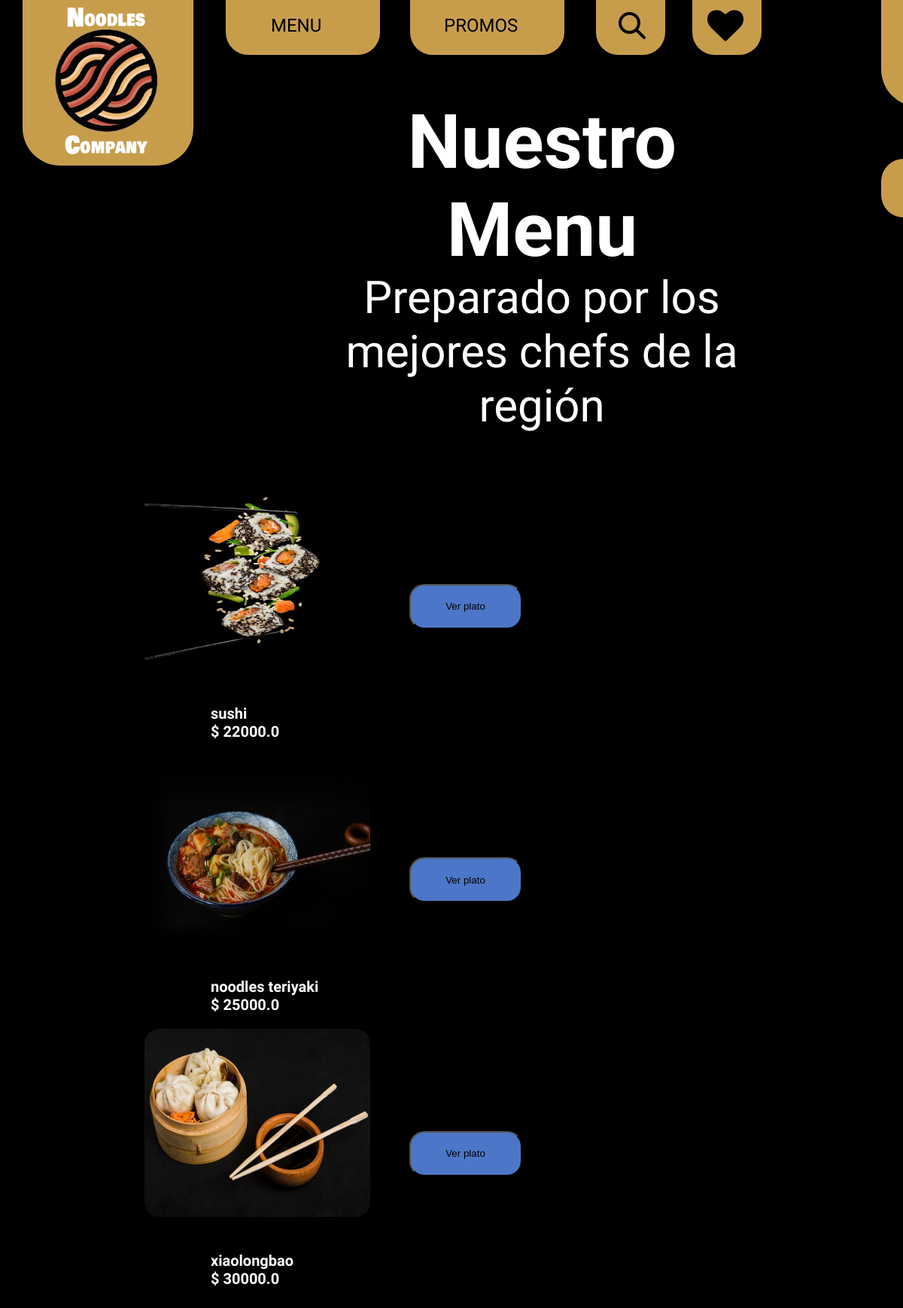
Before: /menu with the older database file.
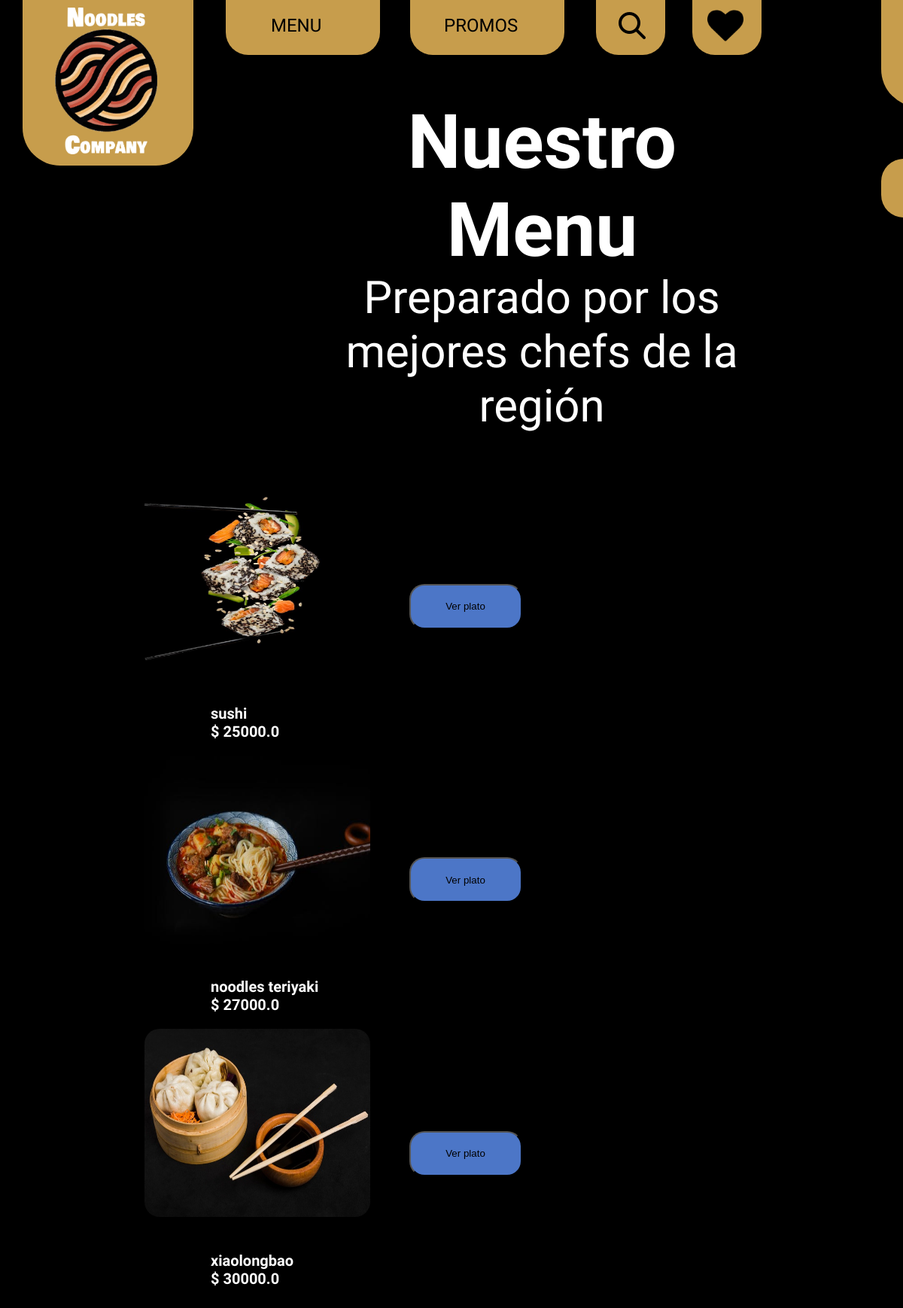
After: the same page with the newer database file.
### tables this page shows
CREATE TABLE PLATO( 
       ID INTEGER PRIMARY KEY AUTOINCREMENT NOT NULL,
	   NOMBRE VARCHAR NOT NULL,
	   DESCRIPCION VARCHAR NOT NULL,
	   PRECIO REAL NOT NULL,
	   FOTO VARCHAR NOT NULL
);

### app.py (the view)
@app.route('/menu',methods=['GET'])
def menu():
    global lista_platos
    db=get_db()
    if(request.method =="GET"):
            lista_platos=[]
            query5='SELECT * FROM PLATO'
            for row in db.execute(query5):
                lista_platos.append(row)
            print(lista_platos)
    return render_template('menu.html',sesion_ini=sesion_ini, lista_platos=lista_platos)

### db.py (called while the page is built)
def get_db():
    try:
        if 'db' not in g:
            print('conectada')
            g.db = sqlite3.connect('NoodlesCompany.db')
        return g.db
    except Error:
        print(Error)

### templates/menu.html (shortened to what this page needs)
<!DOCTYPE html>
<html>
    <head>
        <link rel="stylesheet" href="{{ url_for('static',filename='css/Menu.css') }}" type="text/css">
        <link href="http://fonts.cdnfonts.com/css/sf-pro-display" rel="stylesheet">
    </head>
    <body>
        {% if sesion_ini%}
        <META HTTP-EQUIV="REFRESH" CONTENT="5;URL=/menuIni">
        {%else%}
        <div class="v40_4">
            <div class="v40_6"></div><div class="v40_7"></div>
            <div class="v40_8"></div>
            <div class="v40_12"></div>
            <div class="v40_13"></div>
            <div class="v13_31"></div>
            <a  href="/login">
              <div class="v95_7"></div>
            </a>
            <div class="v46_6"></div>
            <div class="v46_7"></div>
            <div class="v46_5"></div>
            <a  href="/menu">
                <span class="v40_14">MENU</span>
              </a>
            <span class="v40_15">PROMOS</span>
            <div class="v40_17"></div>
            <span class="v40_20">Nuestro Menu</span>
            <span class="v40_21">Preparado por los mejores chefs de la región</span>
            {%for i in lista_platos%}
              <div class="lista-deseos-bio">
              <form action ="/plato" method="POST">
              {% set nombre=i[1]%}
              {% set precio=i[3]%}
              <img src="/static/images/{{i[4]}}" class="plato1">
              <input type="submit" class="agregar" nombre="ver" value="Ver plato">
             <ul class="descplato">
                <li> {{nombre}} </li>
                  <li name="precio"> $ {{precio}}</li>
             </ul>
              </form>
              </div>
         {%endfor%}
        </div>
        {%endif%}
    </body>
</html>

### static/css/Menu.css (style rules this page uses)
* { box-sizing: border-box; }
body { font-size: 14px; }
.plato1 { width: 300px; height: 250px; position: relative; top:40rem; left:12rem; border-radius: 20px 20px 20px 20px; text-align: center; }
.descplato { position: relative; top: 40rem; left:15rem; color: rgba(255,255,255,1); font-family: SF Pro Display; font-weight: Bold; font-size: 20px; opacity: 1; list-style:none; }
.agregar { background-color: #4c76c7; border-radius: 20px 20px 20px 20px; position: relative; top:35rem; right: -15rem; width: 150px; height: 60px; cursor: pointer; }
.v40_4 { width: 100%; height: 2000px; background: rgb(0, 0, 0); opacity: 1; position: absolute; top: 0px; left: 0px; right: 0px; overflow: hidden; }
.v40_20 { width: 379px; color: rgba(255,255,255,1); position: absolute; top: 130px; left: 531px; font-family: SF Pro Display; font-weight: Bold; font-size: 100px; opacity: 1; text-align: center; }
.v40_21 { position: absolute; width: 578px; height: 140px; left: 431px; top: 360px; font-family: SF Pro Display; font-style: normal; font-weight: normal; font-size: 60px; line-height: 72px; text-align: center; color: #FFFFFF; }
.v40_7 { position: absolute; width: 205px; height: 78px; left: 300px; top: -5px; background: #C79D4C; border-radius: 0px 0px 30px 30px; }
.v40_8 { position: absolute; width: 205px; height: 78px; left: 545px; top: -5px; background: #C79D4C; border-radius: 0px 0px 30px 30px; }
.v13_31 { position: absolute; width: 178px; height: 78px; left: 1171px; top: 211px; background: #C79D4C; border-radius: 30px 0px 0px 30px; }
.v40_12 { position: absolute; width: 178px; height: 147px; left: 1171px; top: -5px; background: #C79D4C; border-radius: 0px 0px 0px 50px; }
.v40_13 { position: absolute; width: 136px; height: 195px; left: 73px; top: 10px; background: url("/static/images/v13_19.png"); background-repeat:no-repeat; background-size:cover; }
.v40_14 { position: absolute; width: 81px; height: 36px; left: 360px; top: 16px; font-family: Bowlby One SC; font-style: normal; font-weight: normal; font-size: 24px; line-height: 37px; color: #000000; }
.v40_15 { position: absolute; width: 118px; height: 36px; left: 590px; top: 16px; font-family: Bowlby One SC; font-style: normal; font-weight: normal; font-size: 24px; line-height: 37px; color: #000000; }
.v40_17 { background: url("/static/images/v13_29.png"); position: absolute; width: 48px; height: 48px; left: 816px; top: 10px; }
.v95_7 { background: url("/static/images/v95_7.png"); position: absolute; width: 48px; height: 48px; left: 940px; top: 10px; background-repeat: no-repeat; background-position: center center; background-size: cover; }
.v46_5 { position: absolute; width: 124px; height: 22px; left: 408px; top: 999px; font-family: Bowlby One SC; font-style: normal; font-weight: normal; font-size: 20px; line-height: 31px; color: #FFFFFF; }
.v46_7 { position: absolute; width: 57px; height: 22px; left: 974px; top: 999px; font-family: Bowlby One SC; font-style: normal; font-weight: normal; font-size: 20px; line-height: 31px; color: #FFFFFF; }
.v46_6 { position: absolute; width: 286px; height: 22px; left: 610px; top: 999px; font-family: Bowlby One SC; font-style: normal; font-weight: normal; font-size: 20px; line-height: 31px; color: #FFFFFF; }

Changed rows visible on the page:
changed PLATO "sushi": PRECIO "22000.0" → "25000.0"
changed PLATO "noodles teriyaki": PRECIO "25000.0" → "27000.0"
